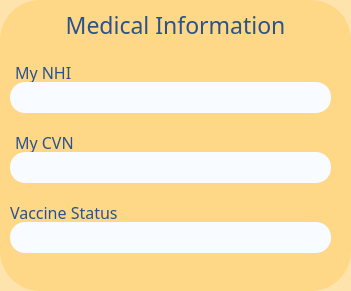
      <widget class="QFrame" name="userMedicalFrameFS">
       <property name="geometry">
        <rect>
         <x>20</x>
         <y>473</y>
         <width>351</width>
         <height>291</height>
        </rect>
       </property>
       <property name="font">
        <font>
         <family>Avenir Next</family>
        </font>
       </property>
       <property name="styleSheet">
        <string notr="true">background: rgba(254, 206, 103, 0.55);
border-radius: 40px;</string>
       </property>
       <property name="frameShape">
        <enum>QFrame::StyledPanel</enum>
       </property>
       <property name="frameShadow">
        <enum>QFrame::Raised</enum>
       </property>
       <widget class="QLabel" name="userNHIHeadingFS">
        <property name="geometry">
         <rect>
          <x>15</x>
          <y>62</y>
          <width>331</width>
          <height>20</height>
         </rect>
        </property>
        <property name="font">
         <font>
          <family>Avenir Next</family>
          <pointsize>-1</pointsize>
          <weight>25</weight>
          <bold>false</bold>
         </font>
        </property>
        <property name="styleSheet">
         <string notr="true">font-weight: 200;
font-size: 16px;
color:#2B528C;
background: rgba(254, 206, 103, 0.00);

</string>
        </property>
        <property name="text">
         <string>My NHI</string>
        </property>
       </widget>
       <widget class="QLabel" name="userVaccStatusHeadingFS">
        <property name="geometry">
         <rect>
          <x>10</x>
          <y>202</y>
          <width>331</width>
          <height>20</height>
         </rect>
        </property>
        <property name="font">
         <font>
          <family>Avenir Next</family>
          <pointsize>-1</pointsize>
          <weight>25</weight>
          <bold>false</bold>
         </font>
        </property>
        <property name="styleSheet">
         <string notr="true">font-weight: 200;
font-size: 16px;
color:#2B528C;
background: rgba(254, 206, 103, 0.00);</string>
        </property>
        <property name="text">
         <string>Vaccine Status</string>
        </property>
       </widget>
       <widget class="QLabel" name="showUserCVNFS">
        <property name="geometry">
         <rect>
          <x>10</x>
          <y>152</y>
          <width>321</width>
          <height>31</height>
         </rect>
        </property>
        <property name="styleSheet">
         <string notr="true">QLabel 
{background: #F8FBFF;
border-radius: 15;
border-color: rgba(104, 160, 229, 0.33);
font-size: 14px;
color:#2B528C;
padding-left: 3px;}</string>
        </property>
        <property name="text">
         <string/>
        </property>
       </widget>
       <widget class="QLabel" name="showUserVaccStatusFS">
        <property name="geometry">
         <rect>
          <x>10</x>
          <y>222</y>
          <width>321</width>
          <height>31</height>
         </rect>
        </property>
        <property name="styleSheet">
         <string notr="true">QLabel 
{background: #F8FBFF;
border-radius: 15;
border-color: rgba(104, 160, 229, 0.33);
font-size: 14px;
color:#2B528C;
padding-left: 3px;}</string>
        </property>
        <property name="text">
         <string/>
        </property>
       </widget>
       <widget class="QLabel" name="userCVNHeadingFS">
        <property name="geometry">
         <rect>
          <x>15</x>
          <y>132</y>
          <width>331</width>
          <height>20</height>
         </rect>
        </property>
        <property name="font">
         <font>
          <family>Avenir Next</family>
          <pointsize>-1</pointsize>
          <weight>25</weight>
          <bold>false</bold>
         </font>
        </property>
        <property name="styleSheet">
         <string notr="true">font-weight: 200;
font-size: 16px;
color:#2B528C;
background: rgba(254, 206, 103, 0.00);</string>
        </property>
        <property name="text">
         <string>My CVN </string>
        </property>
       </widget>
       <widget class="QLabel" name="showUserNHIFS">
        <property name="geometry">
         <rect>
          <x>10</x>
          <y>82</y>
          <width>321</width>
          <height>31</height>
         </rect>
        </property>
        <property name="styleSheet">
         <string notr="true">QLabel 
{background: #F8FBFF;
border-radius: 15;
border-color: rgba(104, 160, 229, 0.33);
font-size: 14px;
color: rgba(254, 206, 103, 0.9);
padding-left: 3px;}</string>
        </property>
        <property name="text">
         <string/>
        </property>
       </widget>
       <widget class="QLabel" name="medicalInfoHeadingFS">
        <property name="geometry">
         <rect>
          <x>20</x>
          <y>10</y>
          <width>311</width>
          <height>30</height>
         </rect>
        </property>
        <property name="font">
         <font>
          <family>Arial Rounded MT Bold</family>
          <pointsize>-1</pointsize>
          <weight>25</weight>
          <bold>false</bold>
         </font>
        </property>
        <property name="styleSheet">
         <string notr="true">font-weight: 200;
font-size: 23px;
color:#2B528C;
background: rgba(254, 206, 103, 0.00);</string>
        </property>
        <property name="text">
         <string>Medical Information</string>
        </property>
        <property name="alignment">
         <set>Qt::AlignCenter</set>
        </property>
       </widget>
      </widget>
